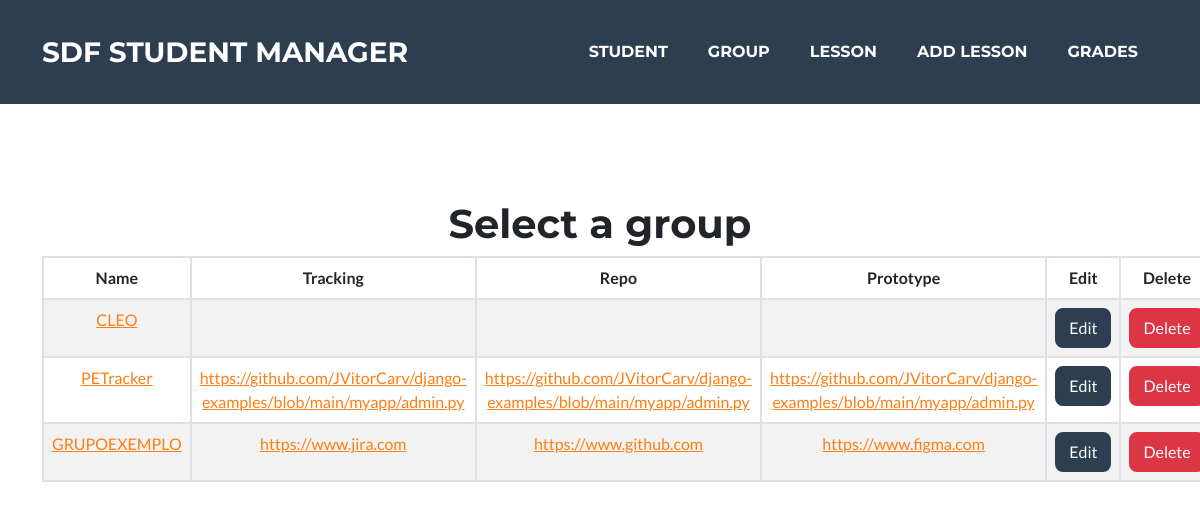
The app's page /group/select/, older data.
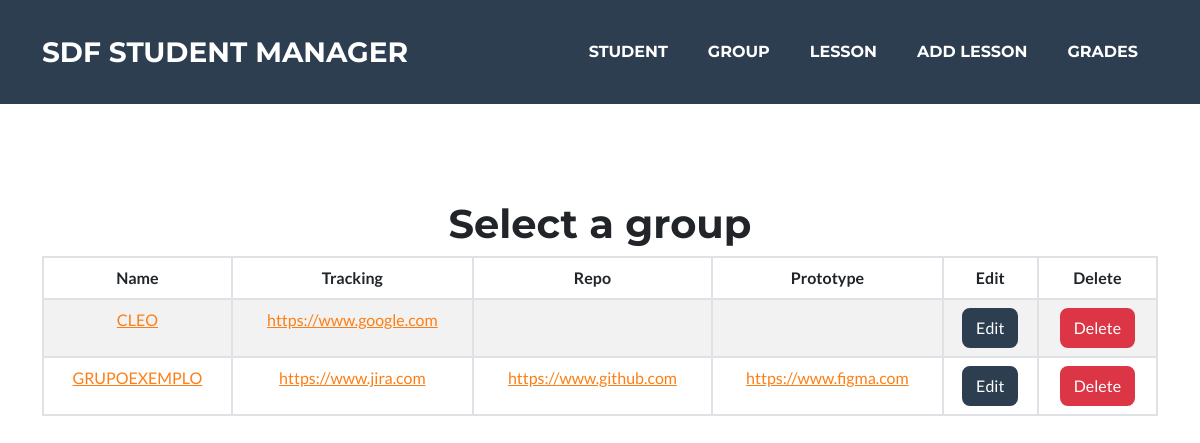
The same page, newer data.
### presence_count/models.py (models this page shows, shortened)
class Group(models.Model):
    name = models.CharField(max_length=100)
    tracking = models.URLField(blank=True)
    repo = models.URLField(blank=True)
    prototype = models.URLField(blank=True)
    description = models.TextField(max_length=512, blank=True)

### presence_count/views.py (the view)
# urls.py: path('group/select/', views.select_group, name='select_group'),
def select_group(request):
    groups = Group.objects.all()
    context = {'groups': groups}
    return render(request, 'group/group_manager.html', context)

### presence_count/templates/group/group_manager.html
{% extends 'base.html' %}
{% block body %}
<header class="masthead text-center">
    <div class="container d-flex flex-column">
        <h1>Select a group</h1>
        <table class="table table-striped table-hover table-bordered">
            <thead>
                <tr>
                    <th scope="col">Name</th>
                    <th scope="col">Tracking</th>
                    <th scope="col">Repo</th>
                    <th scope="col">Prototype</th>
                    <th scope="col">Edit</th>
                    <th scope="col">Delete</th>
                </tr>
            </thead>
            <tbody>
                {% for group in groups %}
                <tr>
                    <td><a href="{% url 'presence_count:view_group' group.id %}" target="_blank">{{group.name}}</a></td>
                    <td><a href="{{group.tracking}}" target="_blank">{{group.tracking}}</a></td>
                    <td><a href="{{group.repo}}" target="_blank">{{group.repo}}</a></td>
                    <td><a href="{{group.prototype}}" target="_blank">{{group.prototype}}</a></td>
                    <td><a href="{% url 'presence_count:edit_group' group.id %}" class="btn btn-secondary">Edit</a></td>
                    <td><a href="{% url 'presence_count:confirm_delete_group' group.id %}" class="btn btn-danger">Delete</a></td>
                </tr>
                {% endfor %}
            </tbody>
        </table>
    </div>
</header>
{% endblock %}

Row changes from the older to the newer data that the page shows:
removed Group: name "PETracker", tracking "https://github.com/JVitorCarv/django-examples/blob/main/myapp/admin.py", repo "https://github.com/JVitorCarv/django-examples/blob/main/myapp/admin.py", prototype "https://github.com/JVitorCarv/django-examples/blob/main/myapp/admin.py"
changed Group "CLEO": tracking (not shown) → "https://www.google.com"
